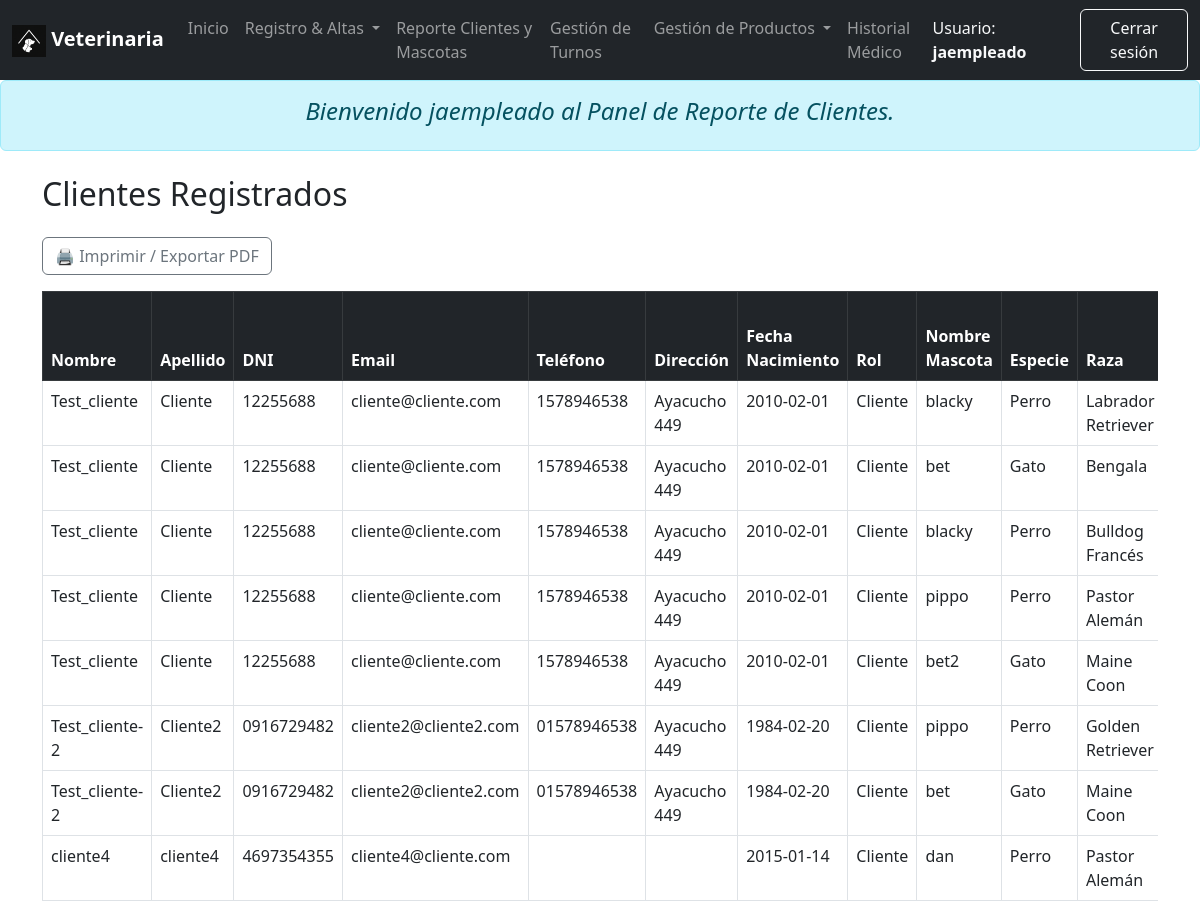
Before: /empleado_report.php (signed in) with the older database file.
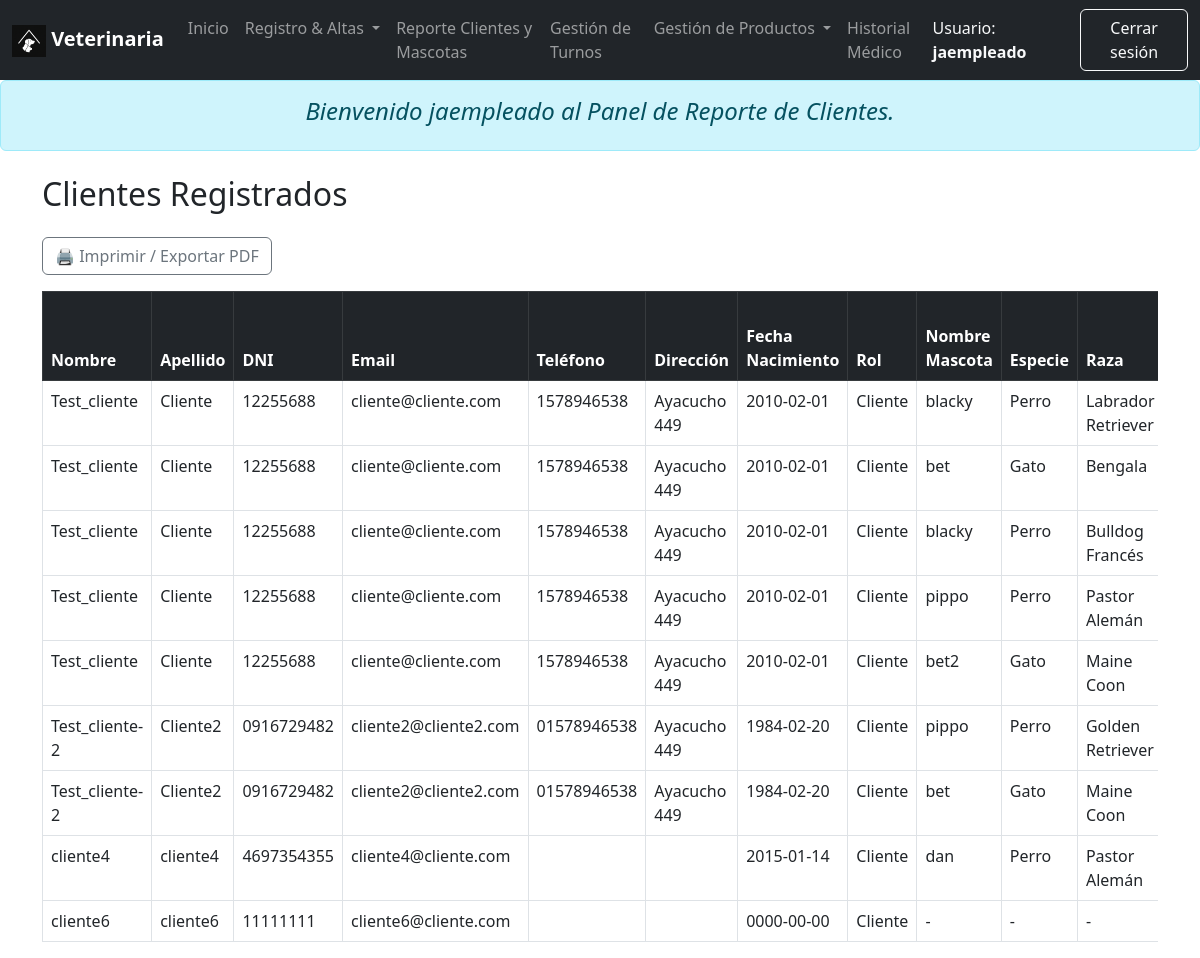
After: the same page with the newer database file.
### tables this page shows
CREATE TABLE `mascota` (
  `ID_Mascota` int(11) NOT NULL,
  `Nombre` varchar(50) NOT NULL,
  `Fecha_Nacimiento` date DEFAULT NULL,
  `ID_Raza` int(11) NOT NULL,
  `ID_Cliente` int(11) NOT NULL
);

CREATE TABLE `cliente` (
  `ID_Cliente` int(11) NOT NULL,
  `Nombre` varchar(50) NOT NULL,
  `Apellido` varchar(50) NOT NULL,
  `DNI` varchar(20) NOT NULL,
  `Telefono` varchar(20) DEFAULT NULL,
  `Email` varchar(100) NOT NULL,
  `Direccion` varchar(150) DEFAULT NULL,
  `Fecha_Nacimiento` date DEFAULT NULL,
  `ID_Usuario` int(11) NOT NULL
);

CREATE TABLE `rol_usuario` (
  `ID_Rol` int(11) NOT NULL,
  `Nombre_Rol` varchar(50) NOT NULL
);

CREATE TABLE `especie` (
  `ID_Especie` int(11) NOT NULL,
  `Nombre_Especie` varchar(50) NOT NULL
);

CREATE TABLE `raza` (
  `ID_Raza` int(11) NOT NULL,
  `Nombre_Raza` varchar(50) NOT NULL,
  `ID_Especie` int(11) NOT NULL,
  `Color` varchar(30) DEFAULT NULL
);

### empleado_report.php (the view, shortened to what this page needs)
<?php
require("conexion.php");
require("inc/menu_empleado.php");
$usuario = $_SESSION['usuario']['Nombre_Usuario'] ?? 'Empleado';
$consulta = $conexion->prepare("SELECT c.*, r.Nombre_Rol FROM Cliente c
  INNER JOIN Usuario u ON c.ID_Usuario = u.ID_Usuario
  INNER JOIN Rol_Usuario r ON u.ID_Rol = r.ID_Rol
  WHERE u.ID_Rol = 3");
$consulta->execute();
$resultado = $consulta->get_result();
$clientes = [];
while ($fila = $resultado->fetch_assoc()) {
  $clientes[] = $fila;
}
$mascotas = [];
$consultaMascotas = $conexion->query("SELECT m.ID_Cliente, m.Nombre AS Nombre_Mascota, m.Fecha_Nacimiento AS Fecha_Mascota,
  r.Nombre_Raza, e.Nombre_Especie
  FROM Mascota m
  INNER JOIN Raza r ON m.ID_Raza = r.ID_Raza
  INNER JOIN Especie e ON r.ID_Especie = e.ID_Especie");
while ($fila = $consultaMascotas->fetch_assoc()) {
  $mascotas[$fila['ID_Cliente']][] = $fila;
}
?>
<!DOCTYPE html>
<html lang="es">
<head>
  <link href="https://cdn.jsdelivr.net/npm/bootstrap@5.3.0/dist/css/bootstrap.min.css" rel="stylesheet">
</head>
<body>
  <div class="alert alert-info text-center fst-italic" role="alert">
    <h4>Bienvenido <?= htmlspecialchars($usuario); ?> al Panel de Reporte de Clientes.</h4>
  </div>
  <div class="container mt-4">
    <h2 class="mb-4">Clientes Registrados</h2>
    <div class="mb-3">
      <a href="#" onclick="imprimirReporte()" class="btn btn-outline-secondary">🖨️ Imprimir / Exportar PDF</a>
    </div>
    <?php if ($clientes): ?>
      <div class="table-responsive">
        <table class="table table-bordered table-hover">
          <thead class="table-dark">
            <tr>
              <th>Nombre</th>
              <th>Apellido</th>
              <th>DNI</th>
              <th>Email</th>
              <th>Teléfono</th>
              <th>Dirección</th>
              <th>Fecha Nacimiento</th>
              <th>Rol</th>
              <th>Nombre Mascota</th>
              <th>Especie</th>
              <th>Raza</th>
            </tr>
          </thead>
          <tbody>
            <?php foreach ($clientes as $cliente): ?>
              <?php
                $id = $cliente['ID_Cliente'];
                $mascotasCliente = $mascotas[$id] ?? [null];
                foreach ($mascotasCliente as $mascota):
              ?>
              <tr>
                <td><?= htmlspecialchars($cliente['Nombre']) ?></td>
                <td><?= htmlspecialchars($cliente['Apellido']) ?></td>
                <td><?= htmlspecialchars($cliente['DNI']) ?></td>
                <td><?= htmlspecialchars($cliente['Email']) ?></td>
                <td><?= htmlspecialchars($cliente['Telefono']) ?></td>
                <td><?= htmlspecialchars($cliente['Direccion']) ?></td>
                <td><?= htmlspecialchars($cliente['Fecha_Nacimiento']) ?></td>
                <td><?= htmlspecialchars($cliente['Nombre_Rol']) ?></td>
                <td><?= htmlspecialchars($mascota['Nombre_Mascota'] ?? '-') ?></td>
                <td><?= htmlspecialchars($mascota['Nombre_Especie'] ?? '-') ?></td>
                <td><?= htmlspecialchars($mascota['Nombre_Raza'] ?? '-') ?></td>
              </tr>
              <?php endforeach; ?>
            <?php endforeach; ?>
          </tbody>
        </table>
      </div>
    <?php else: ?>
      <div class="alert alert-warning">No hay registros de clientes disponibles.</div>
    <?php endif; ?>
  </div>
</body>
</html>

Changed rows visible on the page:
added cliente: Nombre "cliente6", Apellido "cliente6", DNI "11111111", Email "cliente6@cliente.com", Fecha_Nacimiento "0000-00-00", rol_usuario.Nombre_Rol "Cliente", ID_Cliente "-"
